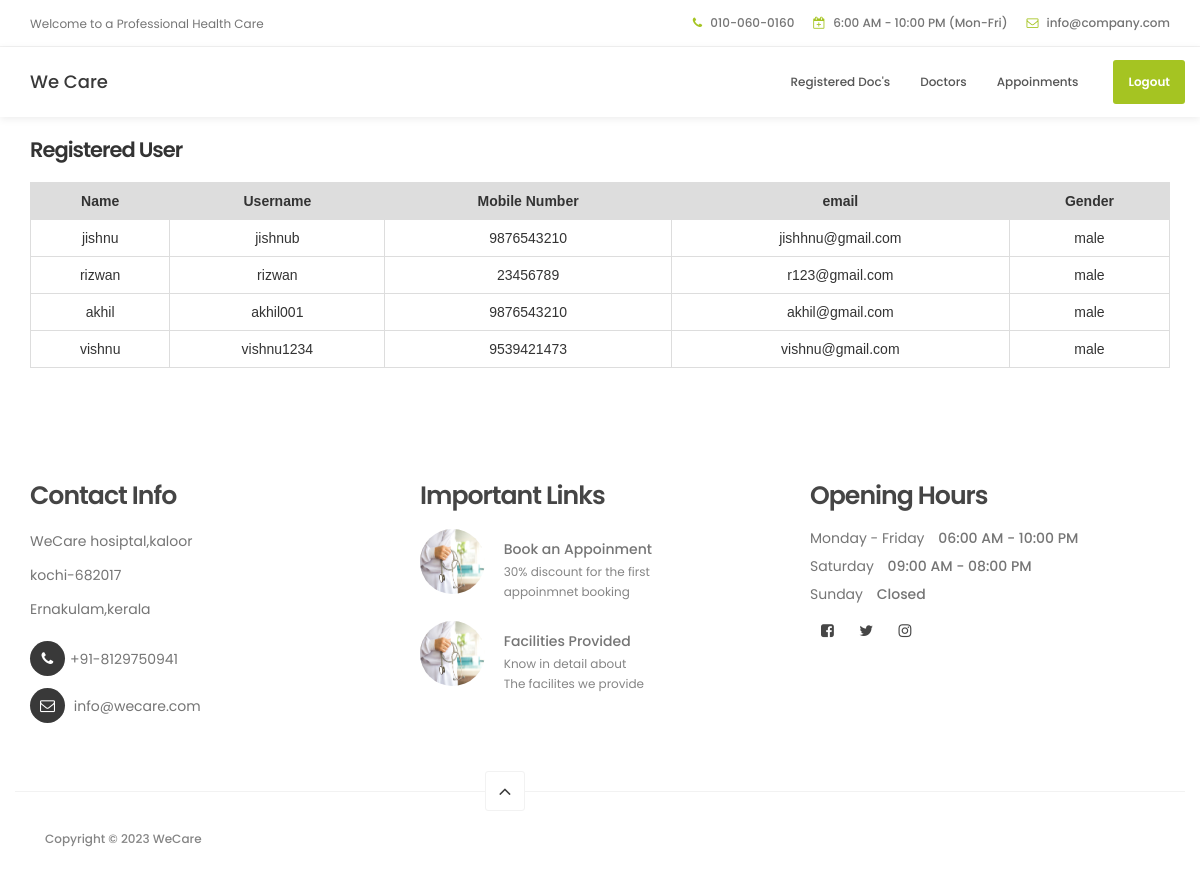
The page /adminhome on the database its author committed.
### hosptialapp/models.py (models this page shows, shortened)
class signup_db(models.Model):
    name = models.CharField(max_length=200)
    email = models.CharField(max_length=20)
    phone = models.CharField(max_length=20)
    username = models.CharField(max_length=200)
    password = models.CharField(max_length=200)
    status_choice = [('male', 'Male'), ('female', 'Female'), ('notspecified', 'Notspecified')]
    gender = models.CharField(max_length=25, choices=status_choice, default='Notspecified')

### hosptialapp/views.py (the view)
# urls.py: path('adminhome',views.adminhome),
def adminhome(request):
    d = signup_db.objects.all()
    return render(request, "adminhome.html", {'data': d})

### template/adminhome.html (shortened to what this page needs)
<!DOCTYPE html>
<html lang="en">
<head>
          {% load static %}
     <link rel="stylesheet" href="{% static 'css/bootstrap.min.css' %}">
     <link rel="stylesheet" href="{% static 'css/font-awesome.min.css' %}">
     <link rel="stylesheet" href="{% static 'css/animate.css' %}">
     <link rel="stylesheet" href="{% static 'css/owl.carousel.css' %}">
     <link rel="stylesheet" href="{% static 'css/owl.theme.default.min.css' %}">
     <link rel="stylesheet" href="https://cdnjs.cloudflare.com/ajax/libs/font-awesome/4.7.0/css/font-awesome.min.css">
     <link rel="stylesheet" href="{% static 'css/tooplate-style.css' %}">
</head>
<body id="top" data-spy="scroll" data-target=".navbar-collapse" data-offset="50">
     <header>
          <div class="container">
               <div class="row">
                    <div class="col-md-4 col-sm-5">
                         <p>Welcome to a Professional Health Care</p>
                    </div>
                    <div class="col-md-8 col-sm-7 text-align-right">
                         <span class="phone-icon"><i class="fa fa-phone"></i> 010-060-0160</span>
                         <span class="date-icon"><i class="fa fa-calendar-plus-o"></i> 6:00 AM - 10:00 PM (Mon-Fri)</span>
                         <span class="email-icon"><i class="fa fa-envelope-o"></i> <a href="https://mail.google.com/">info@company.com</a></span>
                    </div>
               </div>
          </div>
     </header>
     <section class="navbar navbar-default navbar-static-top" role="navigation">
          <div class="container">
               <div class="navbar-header">
                    <a href="./" class="navbar-brand">We Care</a>
               </div>
               <div class="collapse navbar-collapse">
                    <ul class="nav navbar-nav navbar-right">
                         <li><a href="docDisplay" class="smoothScroll">Registered Doc's</a></li>
                         <li><a href="docsform" class="smoothScroll">Doctors</a></li>
                         <li><a href="appoinment" class="smoothScroll">Appoinments</a></li>
                         <li class="appointment-btn"><a href="adminlogout">Logout</a></li>
                    </ul>
               </div>
          </div>
     </section>
     <div class="container">
          <h3>Registered User</h3><br>
     {% if data %}
     <table class="table">
          <tr>
               <th>Name</th>
               <th>Username</th>
               <th>Mobile Number</th>
               <th>email</th>
               <th>Gender</th>
          </tr>
          {% for i in data %}
          <tr>
               <td>{{i.name}}</td>
               <td>{{i.username}}</td>
               <td>{{i.phone}}</td>
               <td>{{i.email}}</td>
               <td>{{i.gender}}</td>
          </tr>
          {% endfor %}
     </table>
     {% else %}
     <p>No details Available</p>
     {% endif %}
     </div>
     <footer data-stellar-background-ratio="5">
          <div class="container">
               <div class="row">
                    <div class="col-md-4 col-sm-4">
                         <div class="footer-thumb">
                              <h4 class="wow fadeInUp" data-wow-delay="0.4s">Contact Info</h4>
                              <p>WeCare hosiptal,kaloor</p>
                              <p>kochi-682017</p>
                              <p>Ernakulam,kerala</p>
                              <div class="contact-info">
                                   <p><i class="fa fa-phone"></i>+91-8129750941</p>
                                   <p><i class="fa fa-envelope-o"></i> <a href="#">info@wecare.com</a></p>
                              </div>
                         </div>
                    </div>
                    <div class="col-md-4 col-sm-4">
                         <div class="footer-thumb">
                              <h4 class="wow fadeInUp" data-wow-delay="0.4s">Important Links </h4>
                              <div class="latest-stories">
                                   <div class="stories-image">
                                        <a href="#"><img src="{% static 'images/news-image.jpg' %}" class="img-responsive" alt=""></a>
                                   </div>
                                   <div class="stories-info">
                                        <a href="#"><h5>Book an Appoinment</h5></a>
                                        <span>30% discount for the first <br> appoinmnet booking</span>
                                   </div>
                              </div>
                              <div class="latest-stories">
                                   <div class="stories-image">
                                        <a href="#"><img src="{% static 'images/news-image.jpg' %}" class="img-responsive" alt=""></a>
                                   </div>
                                   <div class="stories-info">
                                        <a href="#"><h5>Facilities Provided</h5></a>
                                        <span>Know in detail about <br> The facilites we provide</span>
                                   </div>
                              </div>
                         </div>
                    </div>
                    <div class="col-md-4 col-sm-4">
                         <div class="footer-thumb">
                              <div class="opening-hours">
                                   <h4 class="wow fadeInUp" data-wow-delay="0.4s">Opening Hours</h4>
                                   <p>Monday - Friday <span>06:00 AM - 10:00 PM</span></p>
                                   <p>Saturday <span>09:00 AM - 08:00 PM</span></p>
                                   <p>Sunday <span>Closed</span></p>
                              </div>
                              <ul class="social-icon">
                                   <li><a href="https://www.facebook.com/tooplate" class="fa fa-facebook-square" attr="facebook icon"></a></li>
                                   <li><a href="#" class="fa fa-twitter"></a></li>
                                   <li><a href="#" class="fa fa-instagram"></a></li>
                              </ul>
                         </div>
                    </div>
                    <div class="col-md-12 col-sm-12 border-top ">
                         <div class="col-md-4 col-sm-6">
                              <div class="copyright-text">
                                   <p>Copyright &copy; 2023 WeCare
                              </div>
                         </div>
                         <div class="col-md-2 col-sm-2 text-align-center">
                              <div class="angle-up-btn">
                                  <a href="#top" class="smoothScroll wow fadeInUp" data-wow-delay="1.2s"><i class="fa fa-angle-up"></i></a>
                              </div>
                         </div>
                    </div>
               </div>
          </div>
     </footer>
</body>
</html>

### static/css/tooplate-style.css (style rules this page uses)
body { background: #ffffff; font-family: 'Poppins', sans-serif; overflow-x: hidden; }
h1,h2,h3,h4,h5,h6 { font-weight: 600; line-height: inherit; }
h1,h2,h3,h4 { letter-spacing: -1px; }
h5 { font-weight: 500; }
h3 { font-size: 1.8em; line-height: 1.2em; margin-bottom: 0; }
h4 { color: #454545; font-size: 1.8em; padding-bottom: 2px; }
p { color: #757575; font-size: 14px; font-weight: normal; line-height: 24px; }
html { -webkit-font-smoothing: antialiased; }
a { color: #252525; -webkit-transition: 0.5s; transition: 0.5s; text-decoration: none !important; }
.text-align-right { text-align: right; }
.text-align-center { text-align: center; }
.border-top { border-top: 1px solid #f2f2f2; margin-top: 4em; padding-top: 2.5em; }
header { background: #ffffff; border-bottom: 1px solid #f2f2f2; display: flex; height: 45px; }
header .col-md-8 { padding-right: 0; }
header p, header span { font-size: 12px; line-height: 24px; padding-top: 12px; }
header a, header span { color: #747474; }
header span { font-weight: 500; display: inline-block; padding: 11px 15px; }
header span.date-icon { border-left: 1px solid #f2f2f2; border-right: 1px solid #f2f2f2; padding-right: 19px; padding-left: 19px; }
header span i { color: #a5c422; margin-right: 5px; }
.navbar-default { background: #ffffff; box-shadow: 0 2px 8px rgba(0,0,0,.075); border: none; margin-bottom: 0; padding: 10px; }
.navbar-default .navbar-brand { color: #393939; font-weight: 500; }
.navbar-default .navbar-nav li.appointment-btn { margin: 3px 0 0 20px; }
.navbar-default .navbar-nav li.appointment-btn a { background: #a5c422; border-radius: 3px; color: #ffffff; font-weight: 600; padding-top: 12px; padding-bottom: 12px; }
.navbar-default .navbar-nav li a { color: #555555; font-size: 12px; font-weight: 500; padding-right: 20px; padding-left: 20px; -webkit-transition: all ease-in-out 0.4s; transition: all ease-in-out 0.4s; }
footer { padding-top: 80px; padding-bottom: 40px; }
footer h4 { padding-bottom: 5px; }
footer a { color: #757575; }
.contact-info { padding-top: 10px; }
.contact-info .fa { background: #393939; border-radius: 100%; color: #ffffff; font-size: 15px; width: 35px; height: 35px; line-height: 35px; text-align: center; margin-right: 5px; margin-bottom: 2px; }
.latest-stories { margin-bottom: 20px; }
.stories-image, .stories-info { display: inline-block; vertical-align: top; }
.stories-image img { border-radius: 100%; width: 65px; height: 65px; }
.stories-info { margin-left: 15px; }
.stories-info h5 { margin-bottom: 2px; }
.stories-info span { color: #858585; font-size: 12px; }
.opening-hours p { line-height: 18px; }
.opening-hours span { font-weight: 500; display: inline-block; padding-left: 10px; }
.copyright-text p, .footer-link a { color: #858585; font-size: 12px; font-weight: 500; }
.angle-up-btn { position: relative; bottom: 4em; display: block; }
.angle-up-btn a { background: #ffffff; border: 1px solid #f2f2f2; border-radius: 3px; font-size: 20px; color: #393939; display: inline-block; text-align: center; width: 40px; height: 40px; line-height: 38px; transition: transform 0.1s ease-in; transform: translateX(0); }
.social-icon { position: relative; padding: 0; margin: 0; }
.social-icon li { display: inline-block; list-style: none; }
.social-icon li a { border-radius: 100px; color: #464646; font-size: 15px; width: 35px; height: 35px; line-height: 35px; text-decoration: none; text-align: center; transition: all 0.4s ease-in-out; position: relative; }
@media only screen and (max-width: 1200px) { h3 { font-size: 1.5em; } }
@media only screen and (max-width: 1200px) { header { height: inherit; } }
@media only screen and (max-width: 1200px) { header span.date-icon { border: 0; padding-right: 0; padding-left: 0; } }
@media only screen and (max-width: 1200px) { header span.email-icon { padding-top: 0; } }
@media only screen and (max-width: 1200px) { .navbar-default .navbar-nav li a { padding-right: 15px; padding-left: 15px; } }

### template/adminhome.html (style rules this page uses)
table { font-family:arial,sans-serif; border-collapse:collapse; width:80%; }
td,th { border:1px solid #dddddd; text-align:center; padding:8px; }
tr:nth-child(1) { background-color:#dddddd; }

### rows shown on the page
signup_db: name "jishnu", username "jishnub", phone "9876543210", email "jishhnu@gmail.com", gender "male"
signup_db: name "rizwan", username "rizwan", phone "23456789", email "r123@gmail.com", gender "male"
signup_db: name "akhil", username "akhil001", phone "9876543210", email "akhil@gmail.com", gender "male"
signup_db: name "vishnu", username "vishnu1234", phone "9539421473", email "vishnu@gmail.com", gender "male"
